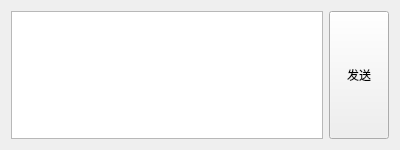
<?xml version="1.0" encoding="UTF-8"?>
<ui version="4.0">
 <class>InputMessageWidget</class>
 <widget class="QWidget" name="InputMessageWidget">
  <property name="geometry">
   <rect>
    <x>0</x>
    <y>0</y>
    <width>400</width>
    <height>150</height>
   </rect>
  </property>
  <property name="maximumSize">
   <size>
    <width>16777215</width>
    <height>16777215</height>
   </size>
  </property>
  <property name="windowTitle">
   <string>Form</string>
  </property>
  <layout class="QGridLayout" name="gridLayout">
   <item row="0" column="0">
    <layout class="QHBoxLayout" name="horizontalLayout">
     <item>
      <widget class="QTextEdit" name="inputMessageTextEdit"/>
     </item>
     <item>
      <widget class="QPushButton" name="sendMessagePushButton">
       <property name="sizePolicy">
        <sizepolicy hsizetype="Expanding" vsizetype="Expanding">
         <horstretch>0</horstretch>
         <verstretch>0</verstretch>
        </sizepolicy>
       </property>
       <property name="maximumSize">
        <size>
         <width>60</width>
         <height>16777215</height>
        </size>
       </property>
       <property name="text">
        <string>发送</string>
       </property>
      </widget>
     </item>
    </layout>
   </item>
  </layout>
 </widget>
 <resources/>
 <connections/>
</ui>
